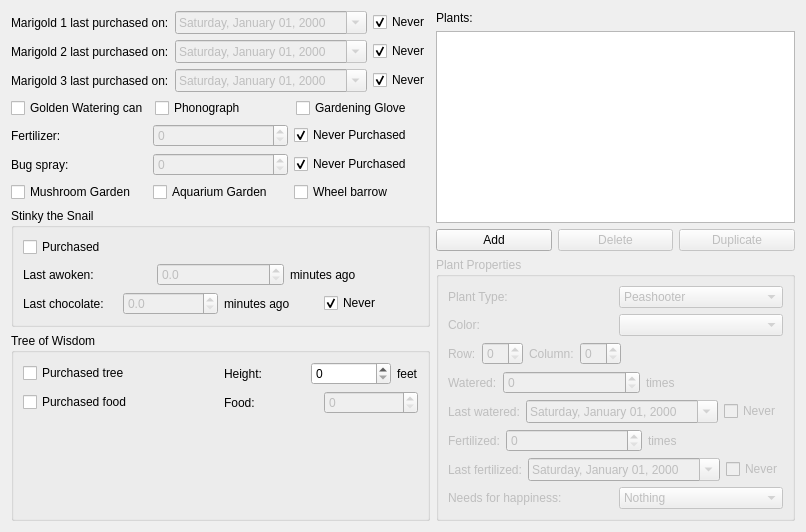
      <widget class="QWidget" name="tab_2">
       <attribute name="title">
        <string>Zen Garden</string>
       </attribute>
       <layout class="QGridLayout" name="gridLayout_22">
        <item row="0" column="1">
         <layout class="QVBoxLayout" name="verticalLayout_9">
          <item>
           <widget class="QLabel" name="label_48">
            <property name="text">
             <string>Plants:</string>
            </property>
           </widget>
          </item>
          <item>
           <widget class="QListWidget" name="listWidget"/>
          </item>
          <item>
           <layout class="QHBoxLayout" name="horizontalLayout_45">
            <item>
             <widget class="QPushButton" name="zg_add_plant">
              <property name="text">
               <string>Add</string>
              </property>
             </widget>
            </item>
            <item>
             <widget class="QPushButton" name="zg_del_plant">
              <property name="enabled">
               <bool>false</bool>
              </property>
              <property name="text">
               <string>Delete</string>
              </property>
             </widget>
            </item>
            <item>
             <widget class="QPushButton" name="zg_dup_plant">
              <property name="enabled">
               <bool>false</bool>
              </property>
              <property name="text">
               <string>Duplicate</string>
              </property>
             </widget>
            </item>
           </layout>
          </item>
          <item>
           <widget class="QGroupBox" name="groupBox_11">
            <property name="enabled">
             <bool>false</bool>
            </property>
            <property name="title">
             <string>Plant Properties</string>
            </property>
            <layout class="QGridLayout" name="gridLayout_23">
             <item row="0" column="0">
              <layout class="QVBoxLayout" name="verticalLayout_8">
               <item>
                <layout class="QHBoxLayout" name="horizontalLayout_37">
                 <item>
                  <widget class="QLabel" name="label_37">
                   <property name="text">
                    <string>Plant Type:</string>
                   </property>
                  </widget>
                 </item>
                 <item>
                  <widget class="QComboBox" name="comboBox_2">
                   <item>
                    <property name="text">
                     <string>Peashooter</string>
                    </property>
                   </item>
                   <item>
                    <property name="text">
                     <string>Sunflower</string>
                    </property>
                   </item>
                   <item>
                    <property name="text">
                     <string>Cherry Bomb</string>
                    </property>
                   </item>
                   <item>
                    <property name="text">
                     <string>Wall-nut</string>
                    </property>
                   </item>
                   <item>
                    <property name="text">
                     <string>Potate Mine</string>
                    </property>
                   </item>
                   <item>
                    <property name="text">
                     <string>Twin Sunflower</string>
                    </property>
                   </item>
                  </widget>
                 </item>
                </layout>
               </item>
               <item>
                <layout class="QHBoxLayout" name="horizontalLayout_38">
                 <item>
                  <widget class="QLabel" name="label_38">
                   <property name="text">
                    <string>Color:</string>
                   </property>
                  </widget>
                 </item>
                 <item>
                  <widget class="QComboBox" name="comboBox_3"/>
                 </item>
                </layout>
               </item>
               <item>
                <layout class="QHBoxLayout" name="horizontalLayout_39">
                 <item>
                  <widget class="QLabel" name="label_39">
                   <property name="sizePolicy">
                    <sizepolicy hsizetype="Maximum" vsizetype="Preferred">
                     <horstretch>0</horstretch>
                     <verstretch>0</verstretch>
                    </sizepolicy>
                   </property>
                   <property name="text">
                    <string>Row:</string>
                   </property>
                  </widget>
                 </item>
                 <item>
                  <widget class="QSpinBox" name="spinBox_25"/>
                 </item>
                 <item>
                  <widget class="QLabel" name="label_40">
                   <property name="sizePolicy">
                    <sizepolicy hsizetype="Maximum" vsizetype="Preferred">
                     <horstretch>0</horstretch>
                     <verstretch>0</verstretch>
                    </sizepolicy>
                   </property>
                   <property name="text">
                    <string>Column:</string>
                   </property>
                  </widget>
                 </item>
                 <item>
                  <widget class="QSpinBox" name="spinBox_26"/>
                 </item>
                 <item>
                  <spacer name="horizontalSpacer_6">
                   <property name="orientation">
                    <enum>Qt::Horizontal</enum>
                   </property>
                   <property name="sizeHint" stdset="0">
                    <size>
                     <width>40</width>
                     <height>20</height>
                    </size>
                   </property>
                  </spacer>
                 </item>
                </layout>
               </item>
               <item>
                <layout class="QHBoxLayout" name="horizontalLayout_40">
                 <item>
                  <widget class="QLabel" name="label_41">
                   <property name="sizePolicy">
                    <sizepolicy hsizetype="Maximum" vsizetype="Preferred">
                     <horstretch>0</horstretch>
                     <verstretch>0</verstretch>
                    </sizepolicy>
                   </property>
                   <property name="text">
                    <string>Watered:</string>
                   </property>
                  </widget>
                 </item>
                 <item>
                  <widget class="QSpinBox" name="spinBox_27"/>
                 </item>
                 <item>
                  <widget class="QLabel" name="label_42">
                   <property name="text">
                    <string>times</string>
                   </property>
                  </widget>
                 </item>
                </layout>
               </item>
               <item>
                <layout class="QHBoxLayout" name="horizontalLayout_42">
                 <item>
                  <widget class="QLabel" name="label_45">
                   <property name="text">
                    <string>Last watered:</string>
                   </property>
                  </widget>
                 </item>
                 <item>
                  <widget class="QDateEdit" name="dateEdit_4">
                   <property name="wrapping">
                    <bool>false</bool>
                   </property>
                   <property name="buttonSymbols">
                    <enum>QAbstractSpinBox::UpDownArrows</enum>
                   </property>
                   <property name="accelerated">
                    <bool>false</bool>
                   </property>
                   <property name="showGroupSeparator" stdset="0">
                    <bool>false</bool>
                   </property>
                   <property name="displayFormat">
                    <string>dddd, MMMM dd, yyyy</string>
                   </property>
                   <property name="calendarPopup">
                    <bool>true</bool>
                   </property>
                   <property name="date">
                    <date>
                     <year>2000</year>
                     <month>1</month>
                     <day>1</day>
                    </date>
                   </property>
                  </widget>
                 </item>
                 <item>
                  <widget class="QCheckBox" name="checkBox_88">
                   <property name="text">
                    <string>Never</string>
                   </property>
                  </widget>
                 </item>
                </layout>
               </item>
               <item>
                <layout class="QHBoxLayout" name="horizontalLayout_41">
                 <item>
                  <widget class="QLabel" name="label_43">
                   <property name="sizePolicy">
                    <sizepolicy hsizetype="Maximum" vsizetype="Preferred">
                     <horstretch>0</horstretch>
                     <verstretch>0</verstretch>
                    </sizepolicy>
                   </property>
                   <property name="text">
                    <string>Fertilized:</string>
                   </property>
                  </widget>
                 </item>
                 <item>
                  <widget class="QSpinBox" name="spinBox_28"/>
                 </item>
                 <item>
                  <widget class="QLabel" name="label_44">
                   <property name="text">
                    <string>times</string>
                   </property>
                  </widget>
                 </item>
                </layout>
               </item>
               <item>
                <layout class="QHBoxLayout" name="horizontalLayout_43">
                 <item>
                  <widget class="QLabel" name="label_46">
                   <property name="text">
                    <string>Last fertilized:</string>
                   </property>
                  </widget>
                 </item>
                 <item>
                  <widget class="QDateEdit" name="dateEdit_5">
                   <property name="wrapping">
                    <bool>false</bool>
                   </property>
                   <property name="buttonSymbols">
                    <enum>QAbstractSpinBox::UpDownArrows</enum>
                   </property>
                   <property name="accelerated">
                    <bool>false</bool>
                   </property>
                   <property name="showGroupSeparator" stdset="0">
                    <bool>false</bool>
                   </property>
                   <property name="displayFormat">
                    <string>dddd, MMMM dd, yyyy</string>
                   </property>
                   <property name="calendarPopup">
                    <bool>true</bool>
                   </property>
                   <property name="date">
                    <date>
                     <year>2000</year>
                     <month>1</month>
                     <day>1</day>
                    </date>
                   </property>
                  </widget>
                 </item>
                 <item>
                  <widget class="QCheckBox" name="checkBox_89">
                   <property name="text">
                    <string>Never</string>
                   </property>
                  </widget>
                 </item>
                </layout>
               </item>
               <item>
                <layout class="QHBoxLayout" name="horizontalLayout_44">
                 <item>
                  <widget class="QLabel" name="label_47">
                   <property name="text">
                    <string>Needs for happiness:</string>
                   </property>
                  </widget>
                 </item>
                 <item>
                  <widget class="QComboBox" name="comboBox_4">
                   <item>
                    <property name="text">
                     <string>Nothing</string>
                    </property>
                   </item>
                   <item>
                    <property name="text">
                     <string>Phonograph</string>
                    </property>
                   </item>
                   <item>
                    <property name="text">
                     <string>Bug Spray</string>
                    </property>
                   </item>
                  </widget>
                 </item>
                </layout>
               </item>
              </layout>
             </item>
            </layout>
           </widget>
          </item>
         </layout>
        </item>
        <item row="0" column="0">
         <layout class="QVBoxLayout" name="verticalLayout_7">
          <item>
           <layout class="QHBoxLayout" name="horizontalLayout_26">
            <item>
             <widget class="QLabel" name="label_12">
              <property name="text">
               <string>Marigold 1 last purchased on:</string>
              </property>
             </widget>
            </item>
            <item>
             <widget class="QDateEdit" name="zg_mg1_date">
              <property name="enabled">
               <bool>false</bool>
              </property>
              <property name="wrapping">
               <bool>false</bool>
              </property>
              <property name="buttonSymbols">
               <enum>QAbstractSpinBox::UpDownArrows</enum>
              </property>
              <property name="accelerated">
               <bool>false</bool>
              </property>
              <property name="showGroupSeparator" stdset="0">
               <bool>false</bool>
              </property>
              <property name="displayFormat">
               <string>dddd, MMMM dd, yyyy</string>
              </property>
              <property name="calendarPopup">
               <bool>true</bool>
              </property>
              <property name="date">
               <date>
                <year>2000</year>
                <month>1</month>
                <day>1</day>
               </date>
              </property>
             </widget>
            </item>
            <item>
             <widget class="QCheckBox" name="zg_mg1_never">
              <property name="text">
               <string>Never</string>
              </property>
              <property name="checked">
               <bool>true</bool>
              </property>
             </widget>
            </item>
           </layout>
          </item>
          <item>
           <layout class="QHBoxLayout" name="horizontalLayout_27">
            <item>
             <widget class="QLabel" name="label_14">
              <property name="text">
               <string>Marigold 2 last purchased on:</string>
              </property>
             </widget>
            </item>
            <item>
             <widget class="QDateEdit" name="zg_mg2_date">
              <property name="enabled">
               <bool>false</bool>
              </property>
              <property name="wrapping">
               <bool>false</bool>
              </property>
              <property name="buttonSymbols">
               <enum>QAbstractSpinBox::UpDownArrows</enum>
              </property>
              <property name="accelerated">
               <bool>false</bool>
              </property>
              <property name="showGroupSeparator" stdset="0">
               <bool>false</bool>
              </property>
              <property name="displayFormat">
               <string>dddd, MMMM dd, yyyy</string>
              </property>
              <property name="calendarPopup">
               <bool>true</bool>
              </property>
              <property name="date">
               <date>
                <year>2000</year>
                <month>1</month>
                <day>1</day>
               </date>
              </property>
             </widget>
            </item>
            <item>
             <widget class="QCheckBox" name="zg_mg2_never">
              <property name="text">
               <string>Never</string>
              </property>
              <property name="checked">
               <bool>true</bool>
              </property>
             </widget>
            </item>
           </layout>
          </item>
          <item>
           <layout class="QHBoxLayout" name="horizontalLayout_28">
            <item>
             <widget class="QLabel" name="label_16">
              <property name="text">
               <string>Marigold 3 last purchased on:</string>
              </property>
             </widget>
            </item>
            <item>
             <widget class="QDateEdit" name="zg_mg3_date">
              <property name="enabled">
               <bool>false</bool>
              </property>
              <property name="wrapping">
               <bool>false</bool>
              </property>
              <property name="buttonSymbols">
               <enum>QAbstractSpinBox::UpDownArrows</enum>
              </property>
              <property name="accelerated">
               <bool>false</bool>
              </property>
              <property name="showGroupSeparator" stdset="0">
               <bool>false</bool>
              </property>
              <property name="displayFormat">
               <string>dddd, MMMM dd, yyyy</string>
              </property>
              <property name="calendarPopup">
               <bool>true</bool>
              </property>
              <property name="date">
               <date>
                <year>2000</year>
                <month>1</month>
                <day>1</day>
               </date>
              </property>
             </widget>
            </item>
            <item>
             <widget class="QCheckBox" name="zg_mg3_never">
              <property name="text">
               <string>Never</string>
              </property>
              <property name="checked">
               <bool>true</bool>
              </property>
             </widget>
            </item>
           </layout>
          </item>
          <item>
           <layout class="QHBoxLayout" name="horizontalLayout_31">
            <item>
             <widget class="QCheckBox" name="zg_golden_can">
              <property name="text">
               <string>Golden Watering can</string>
              </property>
             </widget>
            </item>
            <item>
             <widget class="QCheckBox" name="zg_phonograph">
              <property name="text">
               <string>Phonograph</string>
              </property>
             </widget>
            </item>
            <item>
             <widget class="QCheckBox" name="zg_glove">
              <property name="text">
               <string>Gardening Glove</string>
              </property>
             </widget>
            </item>
           </layout>
          </item>
          <item>
           <layout class="QHBoxLayout" name="horizontalLayout_34">
            <item>
             <widget class="QLabel" name="label_35">
              <property name="text">
               <string>Fertilizer:</string>
              </property>
             </widget>
            </item>
            <item>
             <widget class="QSpinBox" name="zg_fertilizer">
              <property name="enabled">
               <bool>false</bool>
              </property>
             </widget>
            </item>
            <item>
             <widget class="QCheckBox" name="zg_fertilizer_np">
              <property name="text">
               <string>Never Purchased</string>
              </property>
              <property name="checked">
               <bool>true</bool>
              </property>
             </widget>
            </item>
           </layout>
          </item>
          <item>
           <layout class="QHBoxLayout" name="horizontalLayout_35">
            <item>
             <widget class="QLabel" name="label_36">
              <property name="text">
               <string>Bug spray:</string>
              </property>
             </widget>
            </item>
            <item>
             <widget class="QSpinBox" name="zg_bugspray">
              <property name="enabled">
               <bool>false</bool>
              </property>
             </widget>
            </item>
            <item>
             <widget class="QCheckBox" name="zg_bugspray_np">
              <property name="text">
               <string>Never Purchased</string>
              </property>
              <property name="checked">
               <bool>true</bool>
              </property>
             </widget>
            </item>
           </layout>
          </item>
          <item>
           <layout class="QHBoxLayout" name="horizontalLayout_36">
            <item>
             <widget class="QCheckBox" name="zg_mushroom_g">
              <property name="text">
               <string>Mushroom Garden</string>
              </property>
             </widget>
            </item>
            <item>
             <widget class="QCheckBox" name="zg_aquarium_g">
              <property name="text">
               <string>Aquarium Garden</string>
              </property>
             </widget>
            </item>
            <item>
             <widget class="QCheckBox" name="zg_wheelbarrow">
              <property name="text">
               <string>Wheel barrow</string>
              </property>
             </widget>
            </item>
           </layout>
          </item>
          <item>
           <widget class="QGroupBox" name="groupBox_10">
            <property name="title">
             <string>Stinky the Snail</string>
            </property>
            <layout class="QVBoxLayout" name="verticalLayout_6">
             <item>
              <widget class="QCheckBox" name="zg_snail_purchased">
               <property name="text">
                <string>Purchased</string>
               </property>
              </widget>
             </item>
             <item>
              <layout class="QHBoxLayout" name="horizontalLayout_29">
               <item>
                <widget class="QLabel" name="label_22">
                 <property name="text">
                  <string>Last awoken:</string>
                 </property>
                </widget>
               </item>
               <item>
                <widget class="QDoubleSpinBox" name="zg_snail_lawoken">
                 <property name="enabled">
                  <bool>false</bool>
                 </property>
                 <property name="decimals">
                  <number>1</number>
                 </property>
                </widget>
               </item>
               <item>
                <widget class="QLabel" name="label_24">
                 <property name="text">
                  <string>minutes ago</string>
                 </property>
                </widget>
               </item>
              </layout>
             </item>
             <item>
              <layout class="QHBoxLayout" name="horizontalLayout_30">
               <item>
                <widget class="QLabel" name="label_26">
                 <property name="text">
                  <string>Last chocolate:</string>
                 </property>
                </widget>
               </item>
               <item>
                <widget class="QDoubleSpinBox" name="zg_snail_lchoco">
                 <property name="enabled">
                  <bool>false</bool>
                 </property>
                 <property name="decimals">
                  <number>1</number>
                 </property>
                </widget>
               </item>
               <item>
                <widget class="QLabel" name="label_28">
                 <property name="text">
                  <string>minutes ago</string>
                 </property>
                </widget>
               </item>
               <item>
                <widget class="QCheckBox" name="zg_snail_lchoco_never">
                 <property name="text">
                  <string>Never</string>
                 </property>
                 <property name="checked">
                  <bool>true</bool>
                 </property>
                </widget>
               </item>
              </layout>
             </item>
            </layout>
           </widget>
          </item>
          <item>
           <widget class="QGroupBox" name="groupBox_9">
            <property name="title">
             <string>Tree of Wisdom</string>
            </property>
            <layout class="QGridLayout" name="gridLayout_21">
             <item row="0" column="0">
              <layout class="QGridLayout" name="gridLayout_20">
               <item row="1" column="0">
                <widget class="QCheckBox" name="zg_food_purchased">
                 <property name="text">
                  <string>Purchased food</string>
                 </property>
                </widget>
               </item>
               <item row="0" column="0">
                <widget class="QCheckBox" name="zg_tree_purchased">
                 <property name="text">
                  <string>Purchased tree</string>
                 </property>
                </widget>
               </item>
               <item row="0" column="1">
                <layout class="QHBoxLayout" name="horizontalLayout_32">
                 <item>
                  <widget class="QLabel" name="label_30">
                   <property name="text">
                    <string>Height:</string>
                   </property>
                  </widget>
                 </item>
                 <item>
                  <widget class="QSpinBox" name="zg_tree_height"/>
                 </item>
                 <item>
                  <widget class="QLabel" name="label_32">
                   <property name="sizePolicy">
                    <sizepolicy hsizetype="Fixed" vsizetype="Preferred">
                     <horstretch>0</horstretch>
                     <verstretch>0</verstretch>
                    </sizepolicy>
                   </property>
                   <property name="text">
                    <string>feet</string>
                   </property>
                  </widget>
                 </item>
                </layout>
               </item>
               <item row="1" column="1">
                <layout class="QHBoxLayout" name="horizontalLayout_33">
                 <item>
                  <widget class="QLabel" name="label_34">
                   <property name="text">
                    <string>Food:</string>
                   </property>
                  </widget>
                 </item>
                 <item>
                  <widget class="QSpinBox" name="zg_tree_food">
                   <property name="enabled">
                    <bool>false</bool>
                   </property>
                  </widget>
                 </item>
                </layout>
               </item>
              </layout>
             </item>
             <item row="1" column="0">
              <spacer name="verticalSpacer_3">
               <property name="orientation">
                <enum>Qt::Vertical</enum>
               </property>
               <property name="sizeHint" stdset="0">
                <size>
                 <width>20</width>
                 <height>40</height>
                </size>
               </property>
              </spacer>
             </item>
            </layout>
           </widget>
          </item>
         </layout>
        </item>
       </layout>
      </widget>
